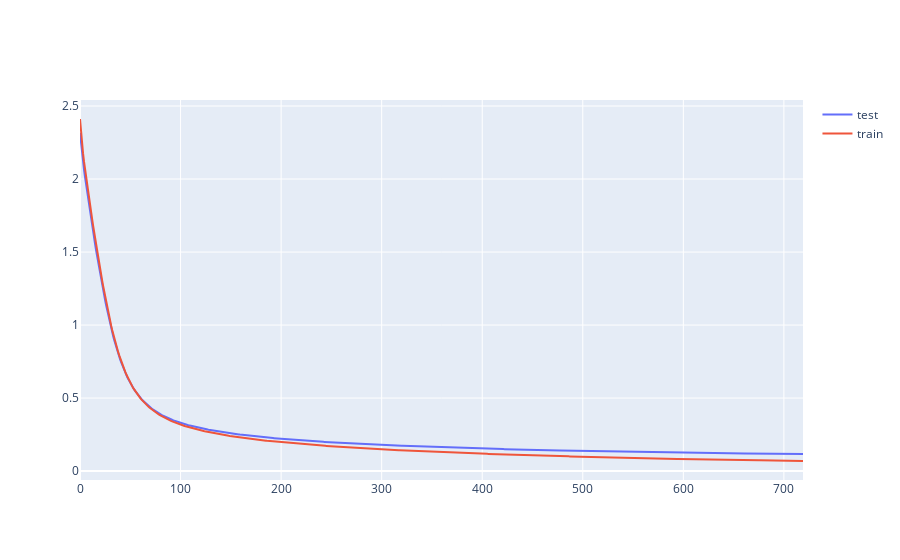

Notebook code for this chart:
### Code cell
#lines([test_losses, train_losses])
#legend labels
lines([test_losses, train_losses], labels=['test', 'train'])

### Figure 1 — Plotly figure (JSON) as saved in the notebook; plotly's stock layout.template omitted (floating-point values rounded to 4 significant figures; data arrays with more than 128 entries replaced by an {"elided": "..."} marker saying what was removed)
{"data": [{"mode": "lines", "name": "test", "type": "scatter", "x": {"elided": "720 int values"}, "y": {"elided": "720 float values"}}, {"mode": "lines", "name": "train", "type": "scatter", "x": {"elided": "720 int values"}, "y": {"elided": "720 float values"}}], "layout": {"title": {"text": ""}, "xaxis": {"title": {"text": ""}}, "yaxis": {"title": {"text": ""}}}}
